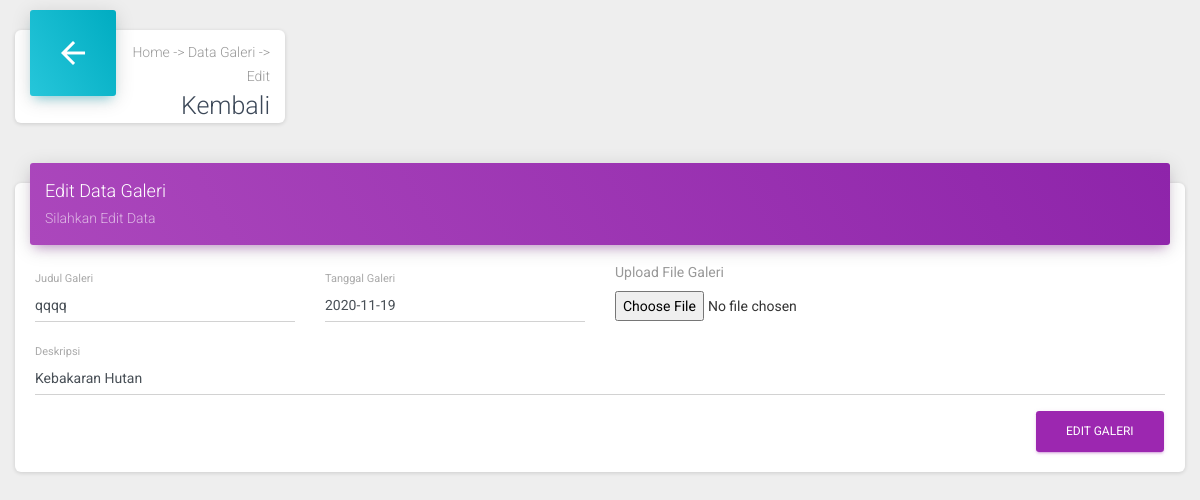
Screenshot of /admin/edit_galeri?id=GL-0003 (signed in) with the database file from the repository.
### tables this page shows
CREATE TABLE `tbl_galeri` (
  `id_galeri` varchar(15) DEFAULT NULL,
  `judul` varchar(200) DEFAULT NULL,
  `tgl_galeri` date DEFAULT NULL,
  `deskripsi` text DEFAULT NULL,
  `gambar` varchar(200) DEFAULT NULL
);

### admin/edit_galeri.php (the view, shortened to what this page needs)
<?php
  include "atas.php";
  include "config.php";
?>
<?php
$id_galeri = $_GET['id'];
  $sql=mysqli_query($koneksi,"select * from tbl_galeri where id_galeri='$id_galeri'");
 $data=mysqli_fetch_assoc($sql);
 if(isset($_SESSION['username'])){
         ?>
  <div class="content">
        <div class="container-fluid">
          <div class="row">
            <div class="col-lg-3 col-md-6 col-sm-6">
              <div class="card card-stats">
                   <a href="data_galeri">
                <div class="card-header card-header-info card-header-icon">
                  <div class="card-icon">
                    <i class="material-icons">arrow_back</i>
                  </div>
                  <p class="card-category">Home -> Data Galeri -> Edit</p>
                  <h3 class="card-title">Kembali</h3>
                </div>
                  </a>
              </div>
            </div>
          </div>
        </div>
      </div>
      <div class="content">
        <div class="container-fluid">
          <div class="row">
            <div class="col-md-12">
              <div class="card">
                <div class="card-header card-header-primary">
                  <h4 class="card-title">Edit Data Galeri</h4>
                  <p class="card-category">Silahkan Edit Data</p>
                </div>
                <div class="card-body">
                  <form action="query_edit_galeri" method="post" name="form1_input" enctype="multipart/form-data">
                    <div class="row">
                      <div class="col-md-3">
                        <div class="form-group">
                          <label class="bmd-label-floating">Judul Galeri</label>
                          <input type="text" class="form-control" required name="judul" value="<?php echo $data['judul']; ?>" >
                        </div>
                      </div>
                         <div class="col-md-3">
           <div class="form-group">
                 <label class="bmd-label-floating">Tanggal Galeri</label>
                          <input id="datepicker" type="text" class="form-control" name="tgl_galeri" required value="<?php echo $data['tgl_galeri']; ?>">
                        </div>
                    </div>
                         <div class="col-md-6">
                          <label class="bmd-label-floating">Upload File Galeri</label><br>
                          <input type="file" name="file" required value="<?php echo $data['gambar']; ?>">
                      </div>
                         <div class="col-md-12">
                        <div class="form-group">
                          <label class="bmd-label-floating">Deskripsi</label>
                          <input type="text" class="form-control" required name="deskripsi" value="<?php echo $data['deskripsi']; ?>">
                        </div>
                      </div>
                    </div>
                    <button type="submit" class="btn btn-primary pull-right">Edit Galeri</button>
                    <div class="clearfix"></div>
                  </form>
                </div>
              </div>
            </div>
          </div>
        </div>
      </div>
        <?php
 }
?>
<?php
  include "bawah.php";
?>

### rows the page displays
tbl_galeri: judul "qqqq", tgl_galeri "2020-11-19", deskripsi "Kebakaran Hutan"
